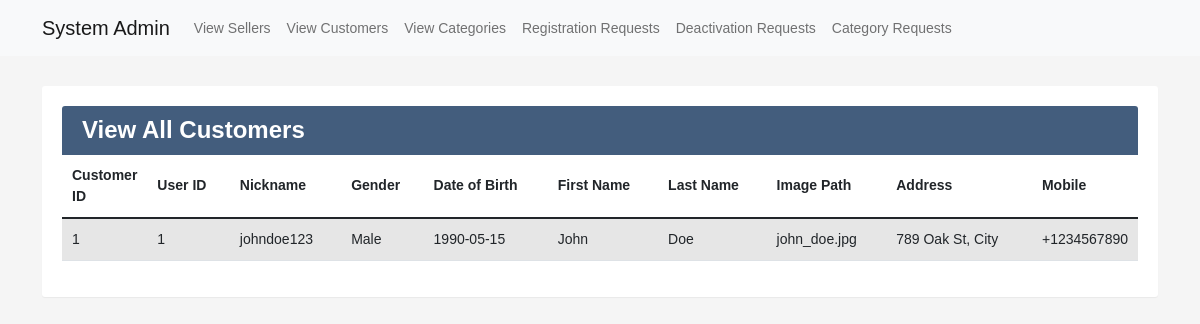
/admin/view_customer.php, run on the app's committed database.
### tables this page shows
CREATE TABLE `Customers` (
  `customer_id` INT PRIMARY KEY AUTO_INCREMENT,
  `user_id` INT,
  `nickname` VARCHAR(15),
  `gender` VARCHAR(10),
  `date_of_birth` DATE,
  `first_name` VARCHAR(255),
  `last_name` VARCHAR(255),
  `image_path` VARCHAR(255),
  `address` TEXT,
  `mobile` VARCHAR(20)
);

### entity/db.php (called while the page is built, shortened)
<?php
class Db {
    private $connection;
    private $ssl;
    public function __construct() {
        $this->servername = "icloth.mysql.database.azure.com";
        $this->username = "iclothfyp";
        $this->password = "Fyp123!@#";
        $this->dbname = "eComDB";
        $this->ssl = dirname(__FILE__) . '/../SSL_cert/DigiCertGlobalRootCA.crt.pem';
    }
    private function connect() {
        $this->connection = mysqli_init();
        mysqli_ssl_set($this->connection, NULL, NULL, $this->ssl, NULL, NULL);
    }
    public function query($sql, $params = []) {
        if (!empty($params)) {
            $stmt = $this->connection->prepare($sql);
            if (!$stmt) {
                die("ERROR: Preparing failed. " . $this->connection->error);
            }
            $stmt->bind_param(str_repeat('s', count($params)), ...$params);
            $executed = $stmt->execute();
            if (!$executed) {
                die("ERROR: Execution failed. " . $stmt->error);
            }
            if ($result = $stmt->get_result()) {
                return $result;
            } else {
                return $stmt->affected_rows;
            }
        } else {
            $result = $this->connection->query($sql);
            if ($result === true) {
                return $this->connection->affected_rows;
            } else {
                return $result;
            }
        }
    }
}
?>

### controller/AdminController.php (called while the page is built, shortened)
<?php
include __DIR__ . "/../entity/admin.php";
class AdminController {
    private $admin;
    public function __construct() {
        $this->admin = new Admin();
    }
    public function getAllCustomers() {
        return $this->admin->getAllCustomers();
    }
}
?>

### entity/admin.php (called while the page is built, shortened)
<?php
include __DIR__ . "/../entity/db.php";
class Admin
{
    private $db;
    public function __construct()
    {
        $this->db = new Db();
    }
    public function getAllCustomers()
    {
        $sql = "SELECT * FROM Customers";
        $result = $this->db->query($sql);
        $customers = [];
        if ($result->num_rows > 0) {
            while ($row = $result->fetch_assoc()) {
                $customers[] = $row;
            }
        }
        return $customers;
    }
}
?>

### admin/view_customer.php (the view)
<?php
include "admin_header.php";
include __DIR__ . "/../controller/AdminController.php";
$adminController = new AdminController();
$customers = $adminController->getAllCustomers();
?>
<!DOCTYPE html>
<html lang="en">
<head>
</head>
<body>
    <div class="container">
        <div class="table-wrapper">
            <div class="table-title">
                <div class="row">
                    <div class="col-sm-6">
                        <h2><b>View All Customers</b></h2>
                    </div>
                </div>
            </div>
            <table class="table table-striped table-hover">
                <thead>
                    <tr>
                        <th>Customer ID</th>
                        <th>User ID</th>
                        <th>Nickname</th>
                        <th>Gender</th>
                        <th>Date of Birth</th>
                        <th>First Name</th>
                        <th>Last Name</th>
                        <th>Image Path</th>
                        <th>Address</th>
                        <th>Mobile</th>
                    </tr>
                </thead>
                <tbody>
                    <?php
                    if (!empty($customers)) {
                        foreach ($customers as $customer) {
                            echo "<tr>";
                            echo "<td>" . $customer["customer_id"] . "</td>";
                            echo "<td>" . $customer["user_id"] . "</td>";
                            echo "<td>" . $customer["nickname"] . "</td>";
                            echo "<td>" . $customer["gender"] . "</td>";
                            echo "<td>" . $customer["date_of_birth"] . "</td>";
                            echo "<td>" . $customer["first_name"] . "</td>";
                            echo "<td>" . $customer["last_name"] . "</td>";
                            echo "<td>" . $customer["image_path"] . "</td>";
                            echo "<td>" . $customer["address"] . "</td>";
                            echo "<td>" . $customer["mobile"] . "</td>";
                            echo "</tr>";
                        }
                    } else {
                        echo "<tr><td colspan='10'>No customers found</td></tr>";
                    }
                    ?>
                </tbody>
            </table>
        </div>
    </div>
</body>
</html>

### admin/admin_header.php (style rules this page uses)
body { font-family: Arial, sans-serif; font-size: 14px; background: #f5f5f5; color: #333; }
.table-wrapper { background: #fff; padding: 20px; margin: 30px 0; border-radius: 3px; box-shadow: 0 1px 1px rgba(0, 0, 0, 0.05); }
.table-title { padding-bottom: 15px; background: #435d7d; color: #fff; padding: 10px 20px; border-radius: 3px 3px 0 0; }
.table-title h2 { margin: 0; font-size: 24px; }
table.table { width: 100%; border-collapse: collapse; border-spacing: 0; }
table.table th, table.table td { padding: 10px; vertical-align: middle; text-align: left; }
table.table th:first-child, table.table td:first-child { width: 60px; }
table.table th:last-child, table.table td:last-child { width: 100px; }
table.table-striped tbody tr:nth-child(odd) { background-color: #f2f2f2; }

### data on the page
customers: customer_id "1", user "1", nickname "johndoe123", gender "Male", date_of_birth "1990-05-15", first_name "John", last_name "Doe", image_path "john_doe.jpg", address "789 Oak St, City", mobile "+1234567890"
